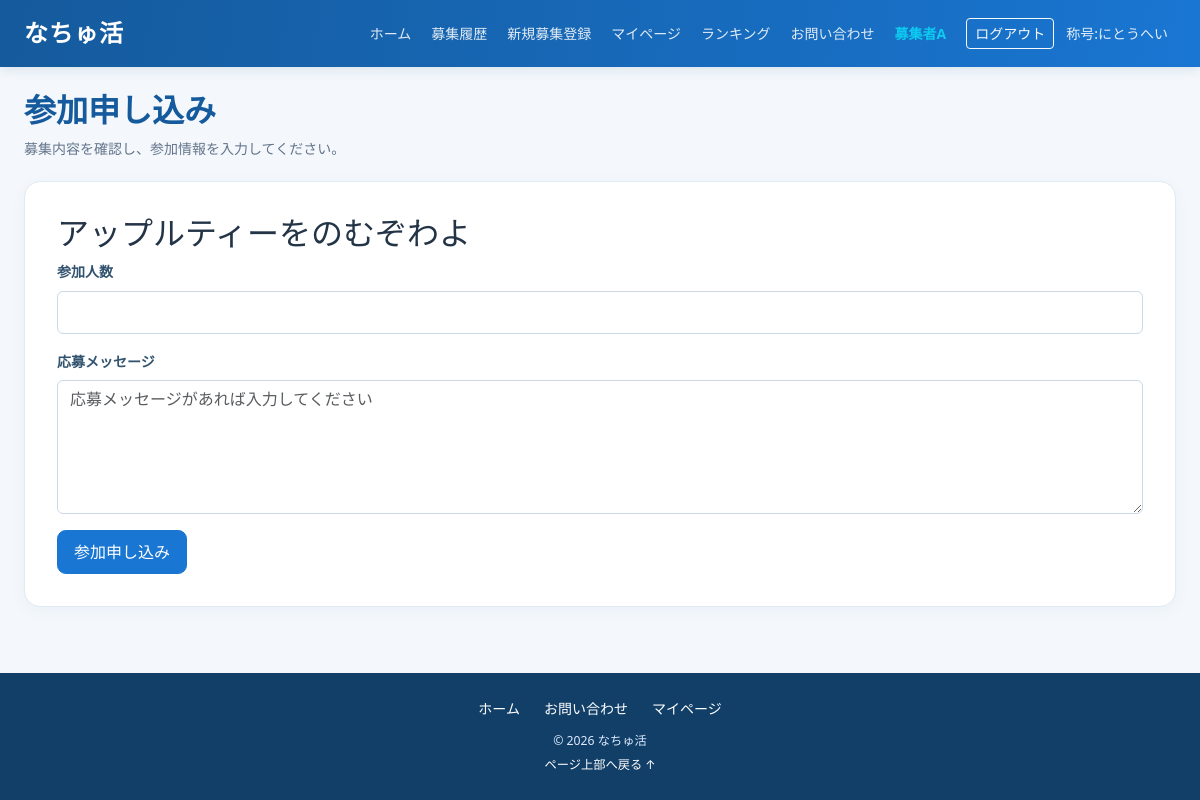
Screenshot of /participation_application/1/apply (signed in) with the database file from the repository.
### apps/crud/models.py (models this page shows, shortened)
class User(db.Model, UserMixin):
    __tablename__ = "users"
    id = db.Column(db.Integer, primary_key=True)
    username = db.Column(db.String, nullable=False)
    nickname = db.Column(db.String, nullable=False)
    age = db.Column(db.Integer, nullable=False)
    email = db.Column(db.String, nullable=False)
    password_hash = db.Column(db.String, nullable=False)
    phone_number = db.Column(db.String(11), nullable=False)
    role = db.Column(db.Integer, nullable=False)
    is_approved = db.Column(db.Boolean,nullable=False,default=True,server_default="1")
    create_at = db.Column(db.DateTime, nullable=False, default=datetime.now)
    update_at = db.Column(db.DateTime, nullable=False, default=datetime.now, onupdate=datetime.now)
    title_id = db.Column(db.Integer,db.ForeignKey("titles.id"))  # FK
    tanks_point = db.Column(db.Integer, nullable=False, default=0)
    ranking_id = db.Column(db.Integer)
    group_name = db.Column(db.String, nullable=False)
    representative_name = db.Column(db.String, nullable=False)
    contact_email = db.Column(db.String, nullable=False)
    group_type = db.Column(db.String, nullable=False)
    title = db.relationship("Title", lazy="joined")
    @property
    def usertitle(self):
        return self.title.title_name if self.title else ""
    recruitments = db.relationship("Recruitment", back_populates="user", cascade="all, delete-orphan")
    likes = db.relationship("Like", back_populates="user", cascade="all, delete-orphan")
    search_histories = db.relationship("SearchHistory", back_populates="user", cascade="all, delete-orphan")
    participation_histories = db.relationship("ParticipationHistory", back_populates="user", cascade="all, delete-orphan")
    recruitment_histories = db.relationship("RecruitmentHistory", back_populates="user", cascade="all, delete-orphan")
    view_histories = db.relationship("ViewHistory", back_populates="user", cascade="all, delete-orphan")
    active_messages = db.relationship("ActiveMessage", back_populates="user", cascade="all, delete-orphan")
    @property
    def password(self):
        raise AttributeError("読み取り不可")

### apps/natyukatu/models.py (models this page shows)
class Title(db.Model):
    __tablename__ = "titles"
    id = db.Column(db.Integer, primary_key=True)
    title_name = db.Column(db.String, nullable=False)
    title_explanation = db.Column(db.String, nullable=False)

class Recruitment(db.Model):
    __tablename__ = "recruitments"
    id = db.Column(db.Integer, primary_key=True)
    user_id = db.Column(db.Integer, db.ForeignKey("users.id"), nullable=False)
    title = db.Column(db.String, nullable=False)
    description = db.Column(db.String, nullable=False)
    location_prefecture = db.Column(db.String, nullable=False)
    location_city = db.Column(db.String, nullable=False)
    location_detail = db.Column(db.String, nullable=False)
    start_at = db.Column(db.DateTime, nullable=False)
    end_at = db.Column(db.DateTime, nullable=False)
    application_start_at = db.Column(db.DateTime, nullable=False)
    application_end_at = db.Column(db.DateTime, nullable=False)
    capacity = db.Column(db.Integer, nullable=False)
    eligibility = db.Column(db.String, nullable=False)
    required_items = db.Column(db.String, nullable=False)
    status = db.Column(db.String, nullable=False)
    created_at = db.Column(db.DateTime, nullable=False, default=datetime.now)
    updated_at = db.Column(db.DateTime, default=datetime.now, onupdate=datetime.now)
    photo = db.Column(db.LargeBinary, nullable=True)
    photo_mimetype = db.Column(db.String(50), nullable=True)
    video = db.Column(db.LargeBinary, nullable=True)
    video_mimetype = db.Column(db.String(50), nullable=True)
    user = db.relationship("User", back_populates="recruitments")
    likes = db.relationship("Like", back_populates="recruitment", cascade="all, delete-orphan")
    view_histories = db.relationship("ViewHistory", back_populates="recruitment", cascade="all, delete-orphan")
    tags = db.relationship("Tag", back_populates="recruitment", cascade="all, delete-orphan")
    search_histories = db.relationship("SearchHistory", back_populates="recruitment", cascade="all, delete-orphan")
    participation_histories = db.relationship("ParticipationHistory", back_populates="recruitment", cascade="all, delete-orphan")
    recruitment_histories = db.relationship("RecruitmentHistory", back_populates="recruitment", cascade="all, delete-orphan")
    images = db.relationship(
        "RecruitmentImage",
        back_populates="recruitment",
        cascade="all, delete-orphan",
        order_by="RecruitmentImage.display_order"
    )
    active_messages = db.relationship("ActiveMessage", back_populates="recruitment", cascade="all, delete-orphan")

### apps/natyukatu/views.py (the view, shortened to what this page needs)
@dt.route(
    "/participation_application/<recruitment_id>/apply",
    methods=["GET", "POST"]
)
@login_required
def participation_application(recruitment_id):
    recruitment = get_recruitment(recruitment_id)
    form = ParticipationForm()
    user_id = get_user_id()
    existing_entry = ParticipationHistory.query.filter_by(
        recruitment_id=recruitment_id,
        user_id=user_id
    ).first()
    if existing_entry:
        return redirect(url_for(
            "natyukatu.participation_application_already",
            recruitment_id=recruitment_id
        ))
    return render_template(
        "natyukatu/participation_application.html",
        form=form,
        recruitment=recruitment
    )

### apps/natyukatu/forms.py
class ParticipationForm(FlaskForm):
    participant_count = IntegerField(
        "参加人数",
        validators=[
            DataRequired(),
            NumberRange(min=1)
        ]
    )
    message = TextAreaField(
        "応募メッセージ",
        validators=[
            Optional(),
            Length(max=500)
        ]
    )
    submit = SubmitField("参加申し込み")

### apps/crud/models.py (called while the page is built)
@login_manager.user_loader
def load_user(user_id):
    return User.query.get(user_id)

### apps/natyukatu/views.py (called while the page is built)
def get_user_id():
    if current_user.is_authenticated:
        return getattr(current_user, 'user_id', getattr(current_user, 'id', None))
    return None

def get_recruitment(recruitment_id):
    recruitment = Recruitment.query.filter_by(
        id=recruitment_id
    ).first()
    if recruitment is None:
        abort(404)
    return recruitment

@dt.context_processor
def inject_header_title():
    if current_user.is_authenticated:
        return {"header_title": get_title(current_user)}
    return {"header_title": None}

def get_title(user_or_id):
    if not user_or_id:
        return None
    if isinstance(user_or_id, User):
        user = user_or_id
    else:
        user = User.query.get(user_or_id)
    if not user:
        return None
    points = getattr(user, "tanks_point", None)
    if points is None:
        points = getattr(user, "thanks_point", 0) or 0
    if points >= 10:
        target_title_id = 3
    elif points >= 5:
        target_title_id = 2
    else:
        target_title_id = 1
    return Title.query.get(target_title_id)

@dt.app_context_processor
def inject_unread_notifications():
    user_id = get_user_id()
    if not user_id:
        return {"has_unread_messages": False, "unread_recruitment_ids": set()}
    unread_ids = get_unread_recruitment_ids(user_id)
    return {
        "has_unread_messages": len(unread_ids) > 0,
        "unread_recruitment_ids": unread_ids,
    }

### apps/natyukatu/templates/natyukatu/participation_application.html (shortened to what this page needs)
{% extends "natyukatu/base.html" %}
{% block content %}
<section class="page-heading">
  <h1>参加申し込み</h1>
  <p>募集内容を確認し、参加情報を入力してください。</p>
</section>
<section class="form-panel" aria-label="参加申し込みフォーム">
  <h2>{{ recruitment.title }}</h2>
  <form
    action="{{ url_for('natyukatu.participation_application', recruitment_id=recruitment.id) }}"
    method="post"
  >
    <div class="form-row">
      {{ form.participant_count.label(class_="form-label") }}
      {{ form.participant_count(class_="form-input", min="1") }}
    </div>
    <div class="form-row">
      {{ form.message.label(class_="form-label") }}
      {{ form.message(class_="form-input", rows="5", placeholder="応募メッセージがあれば入力してください") }}
    </div>
    <div class="form-actions">
      {{ form.submit(class_="button primary-button") }}
    </div>
  </form>
</section>
{% endblock %}

### apps/natyukatu/templates/natyukatu/base.html (shortened to what this page needs)
<!DOCTYPE html>
<html lang="ja">
<head>
  <link href="https://cdn.jsdelivr.net/npm/bootstrap@5.3.8/dist/css/bootstrap.min.css" rel="stylesheet">
  <link rel="stylesheet" href="{{ url_for('static', filename='css/natyukatu_base.css') }}">
</head>
<body class="d-flex flex-column min-vh-100">
<nav class="navbar navbar-expand-xl navbar-dark site-navbar sticky-top">
  <div class="container-fluid container-xxl px-3 px-lg-4">
    <a class="navbar-brand fw-bold fs-4" href="{{ url_for('natyukatu.top') }}">なちゅ活</a>
    <div class="collapse navbar-collapse" id="siteMenu">
      <ul class="navbar-nav ms-auto align-items-xl-center gap-xl-1 py-2 py-xl-0">
        <li class="nav-item"><a class="nav-link" href="{{ url_for('natyukatu.top') }}">ホーム</a></li>
        {% if current_user.is_authenticated %}
          {% if current_user.role == 3 %}
            <li class="nav-item"><a class="nav-link" href="{{ url_for('natyukatu.participation_history') }}">参加履歴
              {% if has_unread_messages %}
                <span class="badge rounded-pill text-bg-danger">新着</span>
              {% endif %}
            </a></li>
          {% elif current_user.role == 2 %}
            <li class="nav-item"><a class="nav-link" href="{{ url_for('natyukatu.recruitment_history') }}">募集履歴
            </a></li>
            {% if current_user.is_approved %}
              <li class="nav-item"><a class="nav-link" href="{{ url_for('natyukatu.recruitment_register') }}">新規募集登録</a></li>
            {% endif %}
          {% elif current_user.role == 1 %}
            <li class="nav-item"><a class="nav-link" href="{{ url_for('natyukatu.admin') }}">管理画面</a></li>
          {% endif %}
          <li class="nav-item"><a class="nav-link" href="{{ url_for('natyukatu.userDetail') }}">マイページ</a></li>
        {% else %}
          <li class="nav-item"><a class="nav-link" href="{{ url_for('auth.signup') }}">新規登録</a></li>
          <li class="nav-item"><a class="nav-link" href="{{ url_for('auth.login') }}">ログイン</a></li>
        {% endif %}
        <li class="nav-item"><a class="nav-link" href="{{ url_for('natyukatu.ranking') }}">ランキング</a></li>
        <li class="nav-item"><a class="nav-link" href="{{ url_for('natyukatu.contact') }}">お問い合わせ</a></li>
        {% if current_user.is_authenticated %}
          <li class="nav-item"><span class="nav-link text-info fw-semibold">{{ current_user.username }}</span></li>
          <li class="nav-item"><a class="btn btn-outline-light btn-sm ms-xl-2 mt-2 mt-xl-0" href="{{ url_for('auth.logout') }}">ログアウト</a></li>
        {% endif %}
        {% if current_user.is_authenticated %}
          <li class="nav-item"><a class="nav-link" href="{{ url_for('natyukatu.ranking') }}">
            称号:{{ header_title.title_name if header_title else "称号なし" }}
            </a>
          </li>
        {% endif %}
      </ul>
    </div>
  </div>
</nav>
<main class="container-fluid container-xxl flex-grow-1 py-4 px-3 px-md-4">
  {% block content %}{% endblock %}
</main>
<footer class="site-footer mt-auto py-4">
  <div class="container text-center">
    <div class="d-flex flex-wrap justify-content-center gap-3 mb-2">
      <a href="{{ url_for('natyukatu.top') }}">ホーム</a>
      <a href="{{ url_for('natyukatu.contact') }}">お問い合わせ</a>
      {% if current_user.is_authenticated %}<a href="{{ url_for('natyukatu.userDetail') }}">マイページ</a>{% endif %}
    </div>
    <small>© 2026 なちゅ活</small>
    <div><a class="small" href="#">ページ上部へ戻る ↑</a></div>
  </div>
</footer>
</body>
</html>

### apps/static/css/natyukatu_base.css (style rules this page uses)
:root { --brand:#1976d2;--brand-dark:#155a9c;--brand-soft:#eaf4ff;--ink:#243447;--muted:#64748b }
* { box-sizing:border-box }
body { background:#f4f8fc;color:var(--ink);font-size:clamp(14px,1.1vw,16px);line-height:1.7 }
a { overflow-wrap:anywhere }
.site-navbar { background:linear-gradient(100deg,#155a9c,#1976d2);box-shadow:0 2px 12px #164b7a22 }
.navbar-brand { letter-spacing:.04em }
.navbar .nav-link { color:#ffffffde }
main { width:100%;max-width:1440px }
.site-footer { background:#123f68;color:#dbeafe }
.site-footer a { color:#fff;text-decoration:none;margin:0 .25rem }
.section-title,.page-heading h1,.page-title { color:var(--brand-dark);font-weight:700 }
.page-heading,.title-row { margin-bottom:1.25rem }
.page-heading p { color:var(--muted) }
.card,.form-panel,.form-card,.profile-card,.history-card,.detail-card,.confirm-card,.complete-card,.complete-panel,.content-section,.withdrawal-card { border-radius:1rem }
.form-panel,.form-card,.profile-card,.history-card,.detail-card,.confirm-card,.complete-card,.complete-panel,.content-section,.withdrawal-card { background:#fff;padding:clamp(1rem,3vw,2rem);border:1px solid #e1eaf2;box-shadow:0 .25rem 1rem #1d4f7a0c;margin-bottom:1.25rem }
.form-row,.field { margin-bottom:1rem }
.form-label,.field-label { font-weight:600;color:#31536f;margin-bottom:.4rem }
.form-input,.form-control,.form-select,.control { border-color:#cbd9e6;min-height:2.7rem }
textarea.form-control { min-height:7rem }
.btn-primary,.primary-button,.submit-button { background:var(--brand);border-color:var(--brand) }
.button,.submit-button,.review-button { border-radius:.55rem;padding:.55rem 1rem;border:1px solid var(--brand);background:var(--brand);color:#fff }
.page-heading h1 { font-size:clamp(1.45rem,3vw,2rem) }
ul { padding-left:1.25rem }

### rows the page displays
User: username "募集者A"
Title: title_name "にとうへい"
Recruitment: title "アップルティーをのむぞわよ"
